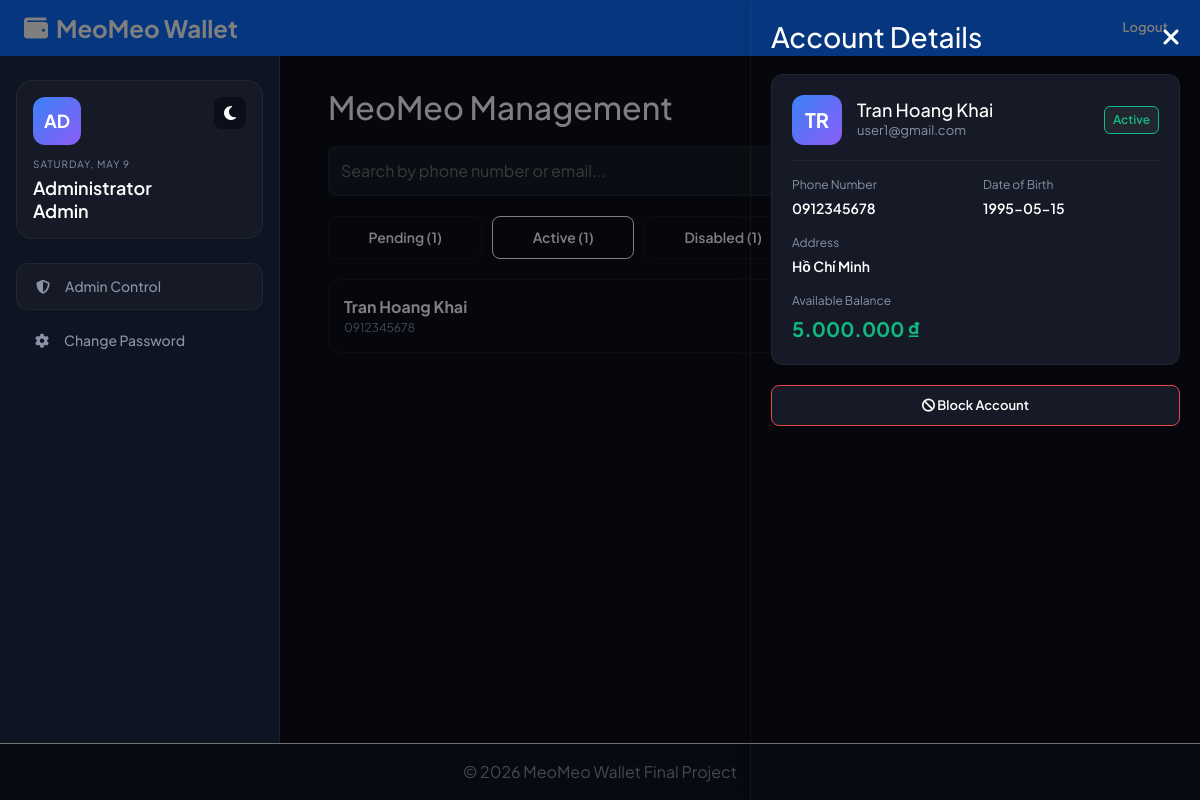
Page /clients/pages/Admin_dashboard.php?tab=active&details=0912345678 (signed in) on the committed database.
### tables this page shows
CREATE TABLE `user` (
  `phonenum` varchar(15) NOT NULL,
  `email` varchar(255) NOT NULL,
  `name` varchar(50) DEFAULT NULL,
  `birth` date DEFAULT NULL,
  `address` varchar(255) DEFAULT NULL,
  `front` mediumblob DEFAULT NULL,
  `back` mediumblob DEFAULT NULL,
  `pass` varchar(255) NOT NULL,
  `verified` tinyint(1) NOT NULL DEFAULT -1 COMMENT '-1:firstRegist\r\n0:False\r\n1:True\r\n2:Request additional information\r\n3:IsAdmin True\r\n4:DisableAccount',
  `abnormal_login` tinyint(4) NOT NULL DEFAULT 0 COMMENT '>6 lock account\n>3 lock 1 minute',
  `card_num` varchar(6) DEFAULT NULL,
  `money` decimal(19,4) NOT NULL DEFAULT 0.0000,
  `CVV` varchar(3) DEFAULT NULL,
  `expire` date DEFAULT NULL,
  `locked_time` datetime DEFAULT NULL COMMENT 'Disable account overtime',
  `created_at` datetime NOT NULL DEFAULT current_timestamp() COMMENT 'Account registration timestamp',
  `card_updated_at` datetime DEFAULT NULL COMMENT 'Last time ID card was uploaded/updated'
);

### clients/pages/Admin_dashboard.php (the view, shortened to what this page needs)
<?php
$username = htmlspecialchars($_SESSION['name'], ENT_QUOTES, 'UTF-8');
$current_date = strtoupper(date('l, F j'));
$con = connect_db();
$pending_accounts = $con->query("SELECT * FROM `user` WHERE `verified` IN (-1, 0, 2) AND `phonenum` != '0000000000' ORDER BY GREATEST(`created_at`, COALESCE(`card_updated_at`, `created_at`)) DESC")->fetch_all(MYSQLI_ASSOC);
$active_accounts = $con->query("SELECT * FROM `user` WHERE `verified` = 1 AND `phonenum` != '0000000000' ORDER BY `created_at` DESC")->fetch_all(MYSQLI_ASSOC);
$disabled_accounts = $con->query("SELECT * FROM `user` WHERE `verified` = 4 ORDER BY `created_at` DESC")->fetch_all(MYSQLI_ASSOC);
$locked_accounts = $con->query("SELECT * FROM `user` WHERE (`abnormal_login` >= 6 OR `locked_time` IS NOT NULL) AND `verified` != 3 ORDER BY `locked_time` DESC")->fetch_all(MYSQLI_ASSOC);
$pending_tx = $con->query("SELECT * FROM `history` WHERE `money` > 5000000 AND `status` = 2 AND `transfer_type` IN ('Withdraw', 'Transfer') ORDER BY `date_transfer` DESC")->fetch_all(MYSQLI_ASSOC);
$search_query = trim($_GET['search'] ?? '');
$active_tab = $_GET['tab'] ?? ($search_query ? 'search' : 'pending');
$selected_phone = $_GET['details'] ?? '';
$user_details = null;
if ($selected_phone) {
    $stmt = $con->prepare("SELECT * FROM `user` WHERE `phonenum` = ?");
    $stmt->bind_param("s", $selected_phone);
    $stmt->execute();
    $user_details = $stmt->get_result()->fetch_assoc();
}
include '../src/header.php';
?>
<link rel="stylesheet" href="https://cdnjs.cloudflare.com/ajax/libs/font-awesome/6.4.0/css/all.min.css">
<link rel="stylesheet" href="../assets/css/admin.css">
<div class="dashboard-wrapper">
    <aside class="sidebar">
        <div class="user-profile-card">
            <button class="theme-toggle" id="themeToggleBtn">
                <i class="fa-solid fa-moon"></i>
            </button>
            <div class="avatar"><?= strtoupper(substr($username, 0, 2)) ?></div>
            <div class="date-text"><?= $current_date ?></div>
            <div class="welcome-text">Administrator<br><?= $username ?></div>
        </div>
        <nav class="nav-menu">
            <a href="Admin_dashboard.php" class="nav-link active"><i class="fa-solid fa-shield-halved"></i> Admin Control</a>
            <a href="ChangePassword.php" class="nav-link"><i class="fa-solid fa-gear"></i> Change Password</a>
        </nav>
    </aside>
    <main class="main-content" style="padding-top: 20px;">
        <h2 style="margin-bottom: 20px;">MeoMeo Management</h2>
        <form method="GET" style="margin-bottom: 20px; display: flex; gap: 10px;">
            <input type="text" name="search" placeholder="Search by phone number or email..." value="<?= htmlspecialchars($search_query) ?>" style="flex: 1; padding: 12px; border-radius: 8px; border: 1px solid var(--border-color); background: var(--bg-surface); color: var(--text-main);">
            <button type="submit" class="btn btn-primary"><i class="fa-solid fa-magnifying-glass"></i> Search</button>
        </form>
        <div class="admin-tabs">
            <div class="admin-tab <?= $active_tab === 'pending' ? 'active' : '' ?>" onclick="switchTab('pending')">Pending (<?= count($pending_accounts) ?>)</div>
            <div class="admin-tab <?= $active_tab === 'active' ? 'active' : '' ?>" onclick="switchTab('active')">Active (<?= count($active_accounts) ?>)</div>
            <div class="admin-tab <?= $active_tab === 'disabled' ? 'active' : '' ?>" onclick="switchTab('disabled')">Disabled (<?= count($disabled_accounts) ?>)</div>
            <div class="admin-tab <?= $active_tab === 'locked' ? 'active' : '' ?>" onclick="switchTab('locked')">Locked (<?= count($locked_accounts) ?>)</div>
            <div class="admin-tab <?= $active_tab === 'tx' ? 'active' : '' ?>" onclick="switchTab('tx')">Pending Tx (<?= count($pending_tx) ?>)</div>
        </div>
        <div id="list-active" class="admin-list <?= $active_tab === 'active' ? 'active' : '' ?>">
            <?php foreach($active_accounts as $u): ?>
                <div class="admin-card">
                    <div class="admin-card-header">
                        <div>
                            <strong><?= htmlspecialchars($u['name']) ?></strong>
                            <div style="font-size: 12px; color: var(--text-muted);"><?= htmlspecialchars($u['phonenum']) ?></div>
                        </div>
                    </div>
                    <div>
                        <a href="?tab=active&details=<?= urlencode($u['phonenum']) ?>" class="btn btn-outline btn-sm">View Details</a>
                    </div>
                </div>
            <?php endforeach; if(empty($active_accounts)) echo "<p>No active accounts.</p>"; ?>
        </div>
    </main>
</div>
<div class="overlay <?= $selected_phone ? 'open' : '' ?>" onclick="window.location='Admin_dashboard.php?tab=<?= htmlspecialchars($active_tab) ?><?= $search_query ? '&search=' . urlencode($search_query) : '' ?>'"></div>
<div class="details-panel <?= $selected_phone ? 'open' : '' ?>">
    <div style="display: flex; justify-content: space-between; align-items: center; margin-bottom: 20px;">
        <h3 style="margin: 0;">Account Details</h3>
        <a href="Admin_dashboard.php?tab=<?= htmlspecialchars($active_tab) ?><?= $search_query ? '&search=' . urlencode($search_query) : '' ?>" style="color: var(--text-color);"><i class="fa-solid fa-xmark fa-xl"></i></a>
    </div>
    <?php if($user_details): ?>
        <?php
            $status_label = '';
            $status_color = '';
            if (in_array($user_details['verified'], [-1, 0])) {
                $status_label = 'Pending Activation';
                $status_color = 'var(--warning)';
            } elseif ($user_details['verified'] == 2) {
                $status_label = 'Update Requested';
                $status_color = 'var(--warning)';
            } elseif ($user_details['verified'] == 4) {
                $status_label = 'Disabled / Blocked';
                $status_color = 'var(--danger)';
            } elseif ($user_details['verified'] == 1) {
                $status_label = 'Active';
                $status_color = 'var(--success)';
            }
        ?>
        <div style="background: var(--bg-surface); padding: 20px; border-radius: 12px; border: 1px solid var(--border-color); margin-bottom: 20px;">
            <div style="display: flex; align-items: center; gap: 15px; margin-bottom: 15px; padding-bottom: 15px; border-bottom: 1px solid var(--border-color);">
                <div class="avatar" style="margin: 0; width: 50px; height: 50px; font-size: 20px;"><?= strtoupper(substr($user_details['name'] ?: 'UN', 0, 2)) ?></div>
                <div style="flex: 1;">
                    <h4 style="margin: 0; font-size: 18px;"><?= htmlspecialchars($user_details['name'] ?: 'N/A') ?></h4>
                    <div style="font-size: 13px; color: var(--text-muted);"><?= htmlspecialchars($user_details['email']) ?></div>
                </div>
                <div style="font-size: 12px; font-weight: 600; padding: 4px 8px; border-radius: 6px; background: rgba(255,255,255,0.05); color: <?= $status_color ?>; border: 1px solid <?= $status_color ?>;">
                    <?= $status_label ?>
                </div>
            </div>
            <div style="display: grid; grid-template-columns: 1fr 1fr; gap: 15px;">
                <div>
                    <div style="font-size: 12px; color: var(--text-muted); margin-bottom: 4px;">Phone Number</div>
                    <div style="font-size: 14px; font-weight: 600;"><?= htmlspecialchars($user_details['phonenum']) ?></div>
                </div>
                <div>
                    <div style="font-size: 12px; color: var(--text-muted); margin-bottom: 4px;">Date of Birth</div>
                    <div style="font-size: 14px; font-weight: 600;"><?= htmlspecialchars($user_details['birth'] ?: 'N/A') ?></div>
                </div>
                <div style="grid-column: span 2;">
                    <div style="font-size: 12px; color: var(--text-muted); margin-bottom: 4px;">Address</div>
                    <div style="font-size: 14px; font-weight: 600;"><?= htmlspecialchars($user_details['address'] ?: 'N/A') ?></div>
                </div>
                <div style="grid-column: span 2;">
                    <div style="font-size: 12px; color: var(--text-muted); margin-bottom: 4px;">Available Balance</div>
                    <div style="font-size: 20px; font-weight: 700; color: var(--success);"><?= number_format($user_details['money'],0,',','.') ?> ₫</div>
                </div>
            </div>
        </div>
        <?php if($user_details['verified'] == 1 && $user_details['abnormal_login'] < 6 && !$user_details['locked_time']): ?>
            <form method="POST" style="margin-top: 20px;" onsubmit="return confirm('Are you sure you want to block this user? They will not be able to login.');">
                <button type="submit" name="action" value="block" class="btn btn-outline" style="width: 100%; border-color: var(--danger); color: var(--danger);">
                    <i class="fa-solid fa-ban"></i> Block Account
                </button>
            </form>
        <?php endif; ?>
    <?php endif; ?>
</div>
<?php
    include '../src/footer.php';
     ?>

### clients/assets/css/admin.css (style rules this page uses)
.admin-tabs { display: flex; gap: 10px; margin-bottom: 20px; flex-wrap: wrap; }
.admin-tab { padding: 10px 15px; border-radius: 8px; background: var(--bg-dark); color: var(--text-color); cursor: pointer; border: 1px solid var(--border-color); font-weight: 600; font-size: 14px; flex-grow: 1; text-align: center; }
.admin-tab.active { background: var(--primary-color); color: white; border-color: var(--primary-color); }
.admin-list { display: none; }
.admin-list.active { display: block; }
.admin-card { background: var(--bg-dark); border-radius: 12px; padding: 15px; margin-bottom: 15px; border: 1px solid var(--border-color); display: flex; flex-direction: column; gap: 10px; }
.admin-card-header { display: flex; justify-content: space-between; align-items: center; border-bottom: 1px solid var(--border-color); padding-bottom: 10px; }
.details-panel { position: fixed; top: 0; right: -100%; width: 100%; max-width: 450px; height: 100vh; background: var(--bg-dark); border-left: 1px solid var(--border-color); z-index: 1000; transition: 0.3s; padding: 20px; overflow-y: auto; box-shadow: -5px 0 15px rgba(0,0,0,0.1); }
.details-panel.open { right: 0; }
.overlay { position: fixed; top: 0; left: 0; width: 100%; height: 100vh; background: rgba(0,0,0,0.5); z-index: 999; display: none; }
.overlay.open { display: block; }
@media only screen and (min-width: 768px) { .admin-card { flex-direction: row; align-items: center; justify-content: space-between; } }
@media only screen and (min-width: 768px) { .admin-card-header { border-bottom: none; padding-bottom: 0; } }
@media only screen and (min-width: 768px) { .admin-tabs { flex-wrap: nowrap; } }
@media only screen and (min-width: 992px) { .details-panel { width: 450px; } }

### rows in the picture
user: name "Tran Hoang Khai", phonenum "0912345678", name "TR", email "user1@gmail.com", verified "Active", birth "1995-05-15", address "Hồ Chí Minh", money "5.000.000"

### other values in the picture
substr($username, 0, 2) "AD"
$current_date "SATURDAY, MAY 9"
$username "Admin"
count($pending_accounts) "1"
count($active_accounts) "1"
count($disabled_accounts) "1"
